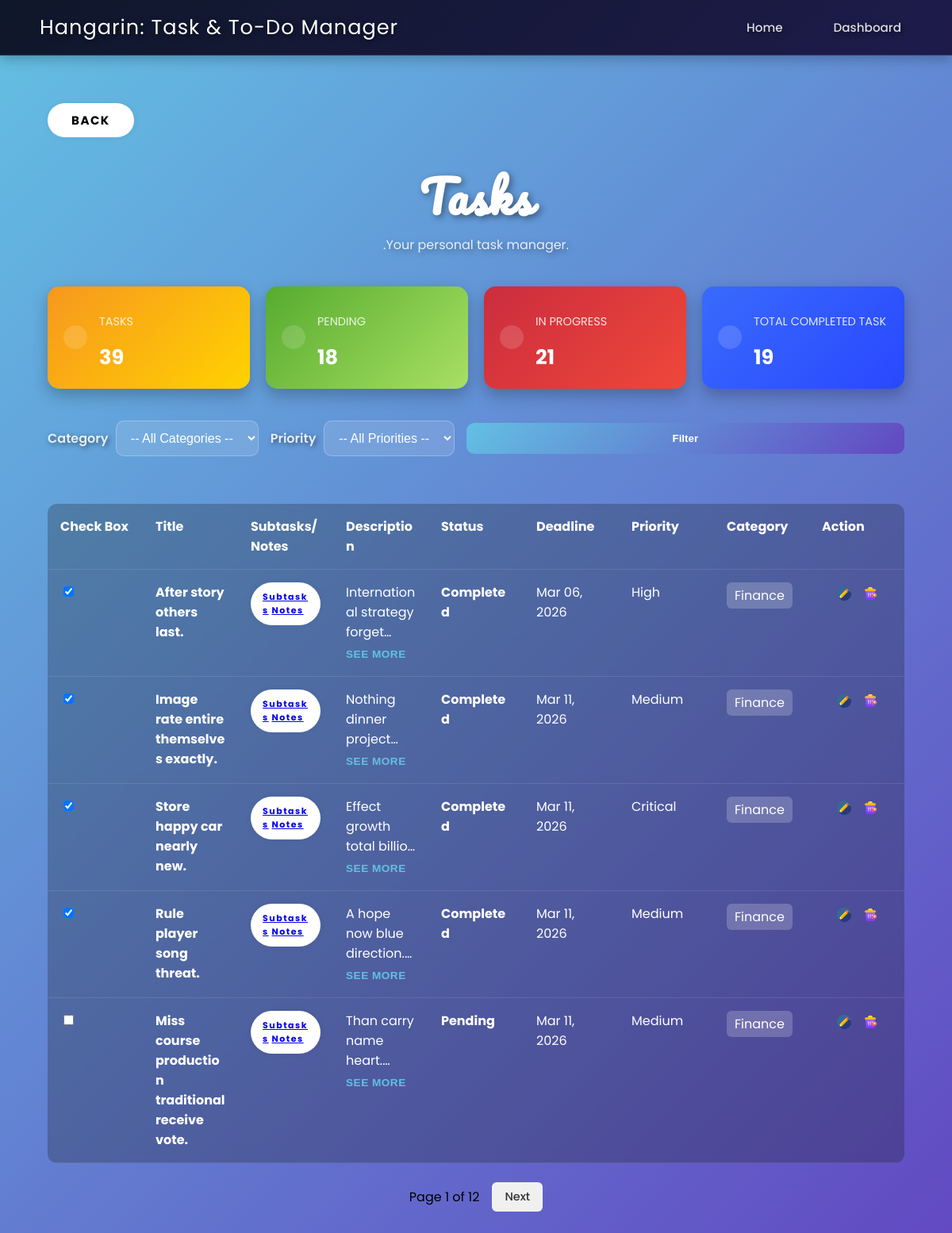
The page /task_list/ on the database as committed earlier.
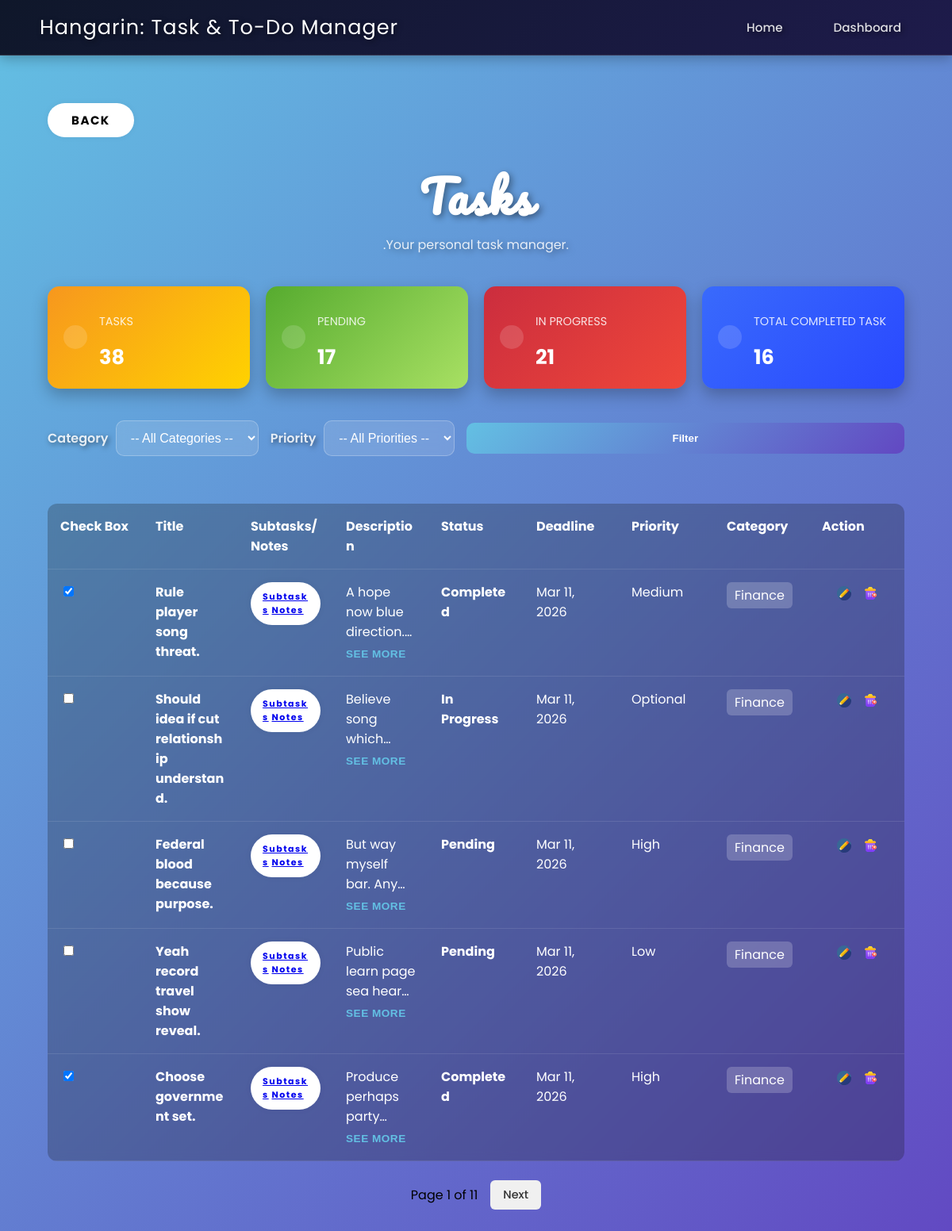
The same page on the database as committed later.
### tasktodomanager/models.py (models this page shows, shortened)
class BaseModel(models.Model):
    created_at = models.DateTimeField(auto_now_add=True, db_index=True)
    updated_at = models.DateTimeField(auto_now=True)
    class Meta:
        abstract = True

class Task(BaseModel):
    title = models.CharField(max_length=255)
    description = models.TextField()
    deadline = models.DateTimeField()
    status = models.CharField(
        max_length=50,
        choices=[
            ("Pending", "Pending"),
            ("In Progress", "In Progress"),
            ("Completed", "Completed"),
        ],
        default="Pending"
    )
    category = models.ForeignKey(Category, on_delete=models.CASCADE)
    priority = models.ForeignKey(Priority, on_delete=models.CASCADE)

class Priority(models.Model):
    name = models.CharField(max_length=50)
    class Meta:
        verbose_name_plural = "Priorities"
    def __str__(self):
        return self.name

class Category(models.Model):
    name = models.CharField(max_length=100)
    class Meta:
        verbose_name = "Category"
        verbose_name_plural = "Categories"
    def __str__(self):
        return self.name

### tasktodomanager/views.py (the view)
# urls.py: path('task_list/', TaskListView.as_view(), name='task-list'),
class TaskListView(ListView):
    model = Task
    context_object_name = 'task'
    template_name = 'task_list.html'
    paginate_by = 5
    def get_queryset(self):
        qs = Task.objects.select_related("category", "priority")
        category_id = self.request.GET.get("category")
        if category_id:
            qs = qs.filter(category_id=category_id)
        priority_id = self.request.GET.get("priority")
        if priority_id:
            qs = qs.filter(priority_id=priority_id)
        return qs.order_by("category__name")
    def get_context_data(self, **kwargs):
        context = super().get_context_data(**kwargs)
        context["categories"] = Category.objects.all()
        context["priorities"] = Priority.objects.all()
        context["total_task"] = Task.objects.exclude(status="Completed").count()
        context["total_accomplished"] = Task.objects.filter(status="Completed").count()
        context["pending_total"] = Task.objects.filter(status="Pending").count()
        context["in_progress_total"] = Task.objects.filter(status="In Progress").count()
        return context

### templates/task_list.html (shortened to what this page needs)
{% extends 'base.html' %}{% load static %}
{% block content %}
<div class="btnback">
<a href="{% url 'home' %}" class="btn">Back</a>
</div>
<h1 class="task">Tasks</h1>
<p class="subtitle">.Your personal task manager.</p>
<div class="dashboard-row">
    <div class="card card-warning">
        <div class="card-body">
            <div class="icon-big"></div>
            <div class="numbers">
                <p class="card-category">Tasks</p>
                <h4 class="card-title">{{ total_task }}</h4>
            </div>
        </div>
    </div>
    <div class="card card-success">
        <div class="card-body">
            <div class="icon-big"></div>
            <div class="numbers">
                <p class="card-category">Pending</p>
                <h4 class="card-title">{{pending_total }}</h4>
            </div>
        </div>
    </div>
    <div class="card card-danger">
        <div class="card-body">
            <div class="icon-big"></div>
            <div class="numbers">
                <p class="card-category">In Progress</p>
                <h4 class="card-title">{{ in_progress_total }}</h4>
            </div>
        </div>
    </div>
    <div class="card card-primary">
        <div class="card-body">
            <div class="icon-big"></div>
            <div class="numbers">
                <p class="card-category">Total Completed Task</p>
                <h4 class="card-title">{{ total_accomplished }}</h4>
            </div>
        </div>
    </div>
</div>
<div class="col-md-12">
    <form method="get" class="filter-row">
        <div>
            <label for="categorySelect">Category</label>
            <select id="categorySelect" name="category">
                <option value="">-- All Categories --</option>
            </select>
        </div>
        <div>
            <label for="prioritySelect">Priority</label>
            <select id="prioritySelect" name="priority">
                <option value="">-- All Priorities --</option>
            </select>
        </div>
        <button type="submit">Filter</button>
    </form>
</div>
<div class="table-responsive">
<table>
    <thead>
        <tr>
            <th>Check Box</th>
            <th scope="col">Title</th>
            <th scope="col">Subtasks/Notes</th>
            <th scope="col">Description</th>
            <th scope="col">Status</th>
            <th scope="col">Deadline</th>
            <th scope="col">Priority</th>
            <th scope="col">Category</th>
            <th scope="col">Action</th>
        </tr>
    </thead>
    <tbody>
        {% for object in object_list %}
        <tr>
                <td>
                    <input type="checkbox"
                        class="task-done-checkbox"
                        data-task-id="{{ object.id }}"
                        {% if object.status == "Completed" %}checked{% endif %}>
                    </td>
            <td><strong>{{ object.title }}</strong></td>
            <td>
                <div class="subtaskbtn">
                    <a href="{% url 'subtask-list' object.id %}">Subtasks</a>
                    <a href="{% url 'notes-list' object.id %}">Notes</a>
                    </div>
                </td>
            <td>
                <div class="description-content" id="desc-{{ object.id }}">
                    {{ object.description }}
                </div>
                {% if object.description %}
                    <button class="see-more-btn" onclick="toggleText(this, 'desc-{{ object.id }}')">See More</button>
                {% endif %}
            </td>
            <td><strong>{{ object.status }}</strong></td>
            <td>{{ object.deadline|date:"M d, Y" }}</td>
            <td class="priority-{{ task.priority|lower }}">{{ object.priority }}</td>
            <td><span class="category-tag">{{ object.category }}</span></td>
            <td>
                <div  class="del-edit-icon">
                    <a href="{% url 'task-update' object.id %}"><img src="{% static 'img/editbtn.png' %}" alt="Edit Button"></a>
                    <a href="{% url 'task-delete' object.id %}" class="text-danger"><img src="{% static 'img/deletebtn.png' %}" alt=""></a>
                </div>
            </td>
        </tr>
        {% endfor %}
    </tbody>
</table>
</div>
<div class="pagination">
  <span class="page-info">
    Page {{ page_obj.number }} of {{ page_obj.paginator.num_pages }}
  </span>
  {% if page_obj.has_next %}
    <a href="?page={{ page_obj.next_page_number }}" class="btn btn-secondary">Next</a>
  {% endif %}
</div>
{% endblock %}

### templates/base.html (shortened to what this page needs)
{% load static %}
{% load pwa %}
<!DOCTYPE html>
<html lang="en">
<head>
    <link rel="stylesheet" href="{% static 'CSS/style.css' %}" />
</head>
<body>
    <div class="navbar">
    <h2>Hangarin: Task & To-Do Manager</h2>
    <div class="nav-links">
        <a href="{% url 'home' %}">Home</a>
        <a href="{% url 'task-list' %}">Dashboard</a>
    </div>
</div>
        <div class="main">
            {% block content %}
            {% endblock %}
        </div>
</body>
</html>

Rows that differ between the two databases and show on the page:
removed Task: status "☑", title "After story others last.", description "International strategy…", status "Completed", deadline "Mar 06, 2026", priority "High", category "Finance"
removed Task: status "☑", title "Image rate entire themselves exactly.", description "Nothing dinner…", status "Completed", deadline "Mar 11, 2026", priority "Medium", category "Finance"
removed Task: status "☑", title "Store happy car nearly new.", description "Effect growth total…", status "Completed", deadline "Mar 11, 2026", priority "Critical", category "Finance"
removed Task: title "Miss course production traditional receive vote.", description "Than carry name…", status "Pending", deadline "Mar 11, 2026", priority "Medium", category "Finance"
now on this page (row unchanged): Task: title "Should idea if cut relationship understand.", description "Believe song…", status "In Progress", deadline "Mar 11, 2026", priority "Optional", category "Finance"
now on this page (row unchanged): Task: title "Federal blood because purpose.", description "But way myself bar.…", status "Pending", deadline "Mar 11, 2026", priority "High", category "Finance"
now on this page (row unchanged): Task: title "Yeah record travel show reveal.", description "Public learn page sea…", status "Pending", deadline "Mar 11, 2026", priority "Low", category "Finance"
now on this page (row unchanged): Task: status "☑", title "Choose government set.", description "Produce perhaps…", status "Completed", deadline "Mar 11, 2026", priority "High", category "Finance"
Other text that changed with them:
{{ total_task }}: "39" → "38"
{{ pending_total }}: "18" → "17"
{{ total_accomplished }}: "19" → "16"
{{ page_obj.paginator.num_pages }}: "12" → "11"
